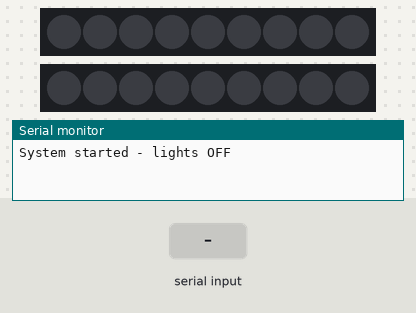
Bench run of a sketch on a simulated ESP8266 (NodeMCU). On the bench: 2 × 9 RGB LEDs in strip order, left to right, the last lines printed to the serial monitor. The test bench sets the inputs (shaded band).

Above: at 1.2 s.
1.3 s: "r" received over Serial
At 2.0 s:
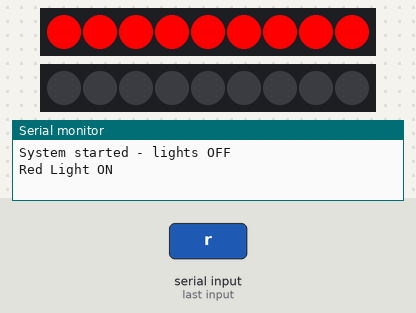
2.8 s: "g" received over Serial
At 3.1 s:
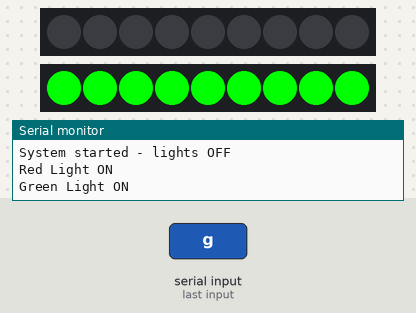
4.3 s: "o" received over Serial
At 5.5 s:
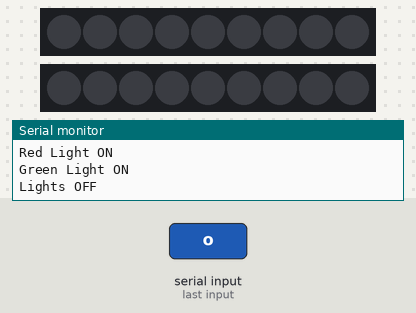
Timing chart, 0 to 7.3 s (numbered marks = the images above; inputs shaded):
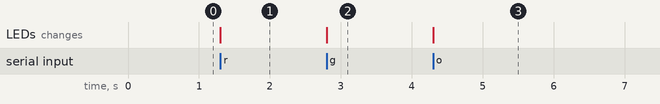

The sketch:

traffic_2_lights.ino
```cpp
#include <Adafruit_NeoPixel.h>

#define RED_PIN D6    // Pin for red LEDs
#define GREEN_PIN D7  // Pin for green LEDs
#define NUMPIXELS 9   // Number of LEDs in each strip

// Create two NeoPixel objects
Adafruit_NeoPixel redPixels(NUMPIXELS, RED_PIN, NEO_GRB + NEO_KHZ800);
Adafruit_NeoPixel greenPixels(NUMPIXELS, GREEN_PIN, NEO_GRB + NEO_KHZ800);

// Color definitions
uint32_t RED = redPixels.Color(255, 0, 0);    // Pure red
uint32_t GREEN = greenPixels.Color(0, 255, 0); // Pure green
uint32_t OFF = redPixels.Color(0, 0, 0);      // Lights off

// Variable to track current state
char currentState = 'o';  // 'o' for off, 'r' for red, 'g' for green

void setup() {
  Serial.begin(9600);         // Start serial communication
  redPixels.begin();          // Initialize red LED strip
  greenPixels.begin();        // Initialize green LED strip

  // Turn off all LEDs initially
  clearAll();
  Serial.println("System started - lights OFF");
}

void loop() {
  // Check if data is available on serial monitor
  if (Serial.available() > 0) {
    char command = Serial.read();  // Read the incoming character

    // Only process valid commands and if they're different from current state
    if (command != currentState) {
      switch (command) {
        case 'r':                    // If 'r' is received
          setRed();                  // Turn on red light
          currentState = 'r';
          Serial.println("Red Light ON");
          break;

        case 'g':                    // If 'g' is received
          setGreen();                // Turn on green light
          currentState = 'g';
          Serial.println("Green Light ON");
          break;

        case 'o':                    // If 'o' is received
          clearAll();               // Turn off all lights
          currentState = 'o';
          Serial.println("Lights OFF");
          break;

        default:                    // Ignore invalid commands
          Serial.println("Invalid command - use 'r', 'g', or 'o'");
          break;
      }
    }
  }
}

// Function to turn on red light and turn off green
void setRed() {
  for (int i = 0; i < NUMPIXELS; i++) {
    redPixels.setPixelColor(i, RED);
    greenPixels.setPixelColor(i, OFF);
  }
  redPixels.show();
  greenPixels.show();
}

// Function to turn on green light and turn off red
void setGreen() {
  for (int i = 0; i < NUMPIXELS; i++) {
    redPixels.setPixelColor(i, OFF);
    greenPixels.setPixelColor(i, GREEN);
  }
  redPixels.show();
  greenPixels.show();
}

// Function to turn off all LEDs
void clearAll() {
  for (int i = 0; i < NUMPIXELS; i++) {
    redPixels.setPixelColor(i, OFF);
    greenPixels.setPixelColor(i, OFF);
  }
  redPixels.show();
  greenPixels.show();
}
```

Measured:
- after the input at 1.3 s, the LEDs: change at once (image 1)
- after the input at 2.8 s, the LEDs: change at once (image 2)
- after the input at 4.3 s, the LEDs: change at once (image 3)
